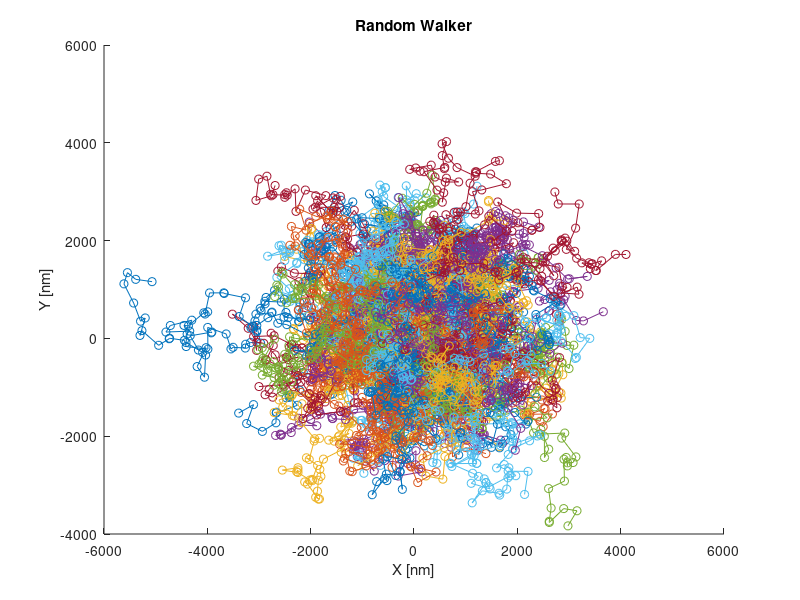
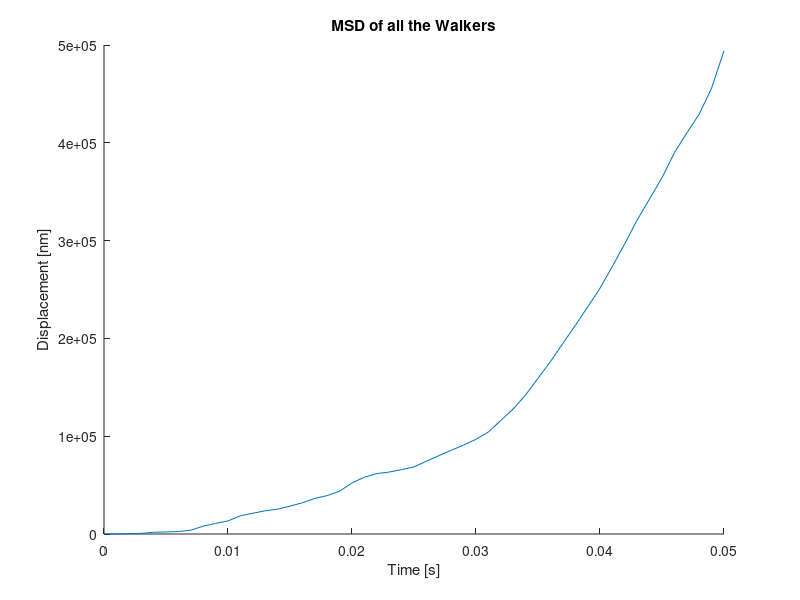

Source code (MATLAB) for these figures, in order:
%% Random Walker
%
% This algorithm is designed to plot the random walk of six "walker". 

%% Parameters
x(1) = 0;         % initial x position
y(1) = 0;         % initial y position
maxStep = 500;    % max step size [nm]
maxIndex = 50;    % max iterations
timeStep = 0.001; % time step in seconds
walkerNum = 200;  % Number of walkers
xMaster = [];     % used to store all the walkers x-coordinates
yMaster = [];     % used to store all the walkers y-coordinates
time = 0:timeStep:(0.001*50);

%% Method
for walker = 1:1:walkerNum
    for i = 1:maxIndex
        first = rand;                           % first random number
        second = rand;                          % second random number
        stepsize = first*maxStep;               % step size of random walk
        angle = second * 2*pi;                  % direction of random walk
        x(i+1) = x(i) + stepsize * cos(angle);  % next x position
        y(i+1) = y(i) + stepsize * sin(angle);  % next y position
    end
    xMaster(walker,:) = [walker, x];    % store all walkers x-coordinate
    yMaster(walker,:) = [walker, y];    % store all walkers y-coordinate
end

for tIndex = 2:1:length(time)
    for i = 2:walkerNum
        rSquared(tIndex) = xMaster(i,tIndex).^2+yMaster(i,tIndex).^2;
    end
    rSquaredAvg(tIndex) = sum(rSquared)/walkerNum;
end

%% Plotting
figure(1);
hold on;
for i = 1:walkerNum
    plot(xMaster(i,2:52),yMaster(i,2:52),'-o');      % plot
end
xlabel('X [nm]');        % label
ylabel('Y [nm]');        % label
title('Random Walker');  % label

figure(2);
hold on;
plot(time,rSquaredAvg);
title('MSD of all the Walkers');
xlabel('Time [s]');
ylabel('Displacement [nm]');